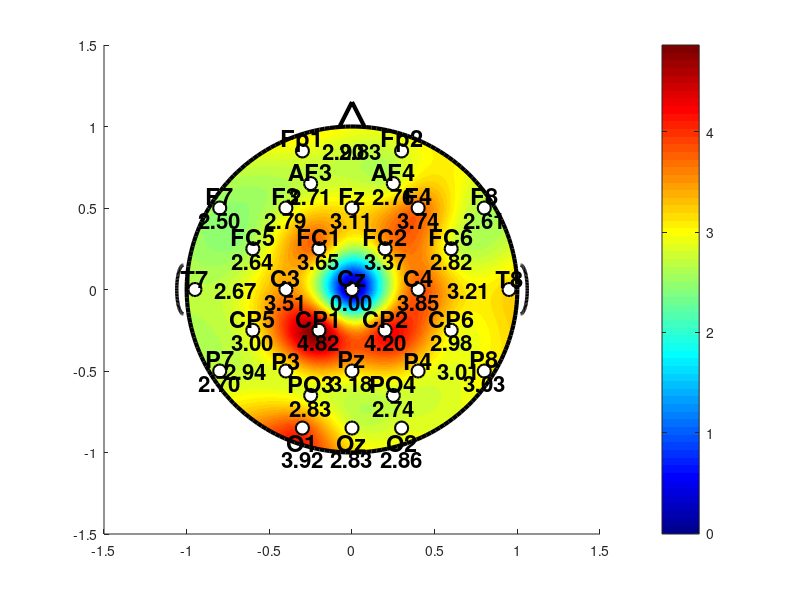

Recreate this plot in MATLAB. (Note: this script raises an error after producing the figure.)
% =========================================================================
% TÍTULO: Topoplot de Resistencias 
% DESCRIPCIÓN: Script para generar el mapa espacial de las 
%           resistencias medidas en los electrodos del fantoma.
% =========================================================================

clear; clc; close all;

%% 1. DATOS DE ELECTRODOS Y RESISTENCIAS
electrodos = {'Fp1', 'Fp2', 'AF3', 'AF4', 'F7', 'F3', 'Fz', 'F4', 'F8', ...
              'FC5', 'FC1', 'FC2', 'FC6', 'T7', 'C3', 'Cz', 'C4', 'T8', ...
              'CP5', 'CP1', 'CP2', 'CP6', 'P7', 'P3', 'Pz', 'P4', 'P8', ...
              'PO3', 'PO4', 'O1', 'Oz', 'O2'};
              
resistencias = [2.9, 2.83, 2.71, 2.76, 2.5, 2.79, 3.11, 3.74, 2.61, ...
                2.64, 3.65, 3.37, 2.82, 2.67, 3.51, 0, 3.85, 3.21, ...
                3.0, 4.82, 4.20, 2.98, 2.7, 2.94, 3.18, 3.01, 3.03, ...
                2.83, 2.74, 3.92, 2.83, 2.86];

%% 2. COORDENADAS (Aproximación proyectada en un círculo de radio 1)
X = [-0.3, 0.3, -0.25, 0.25, -0.8, -0.4, 0, 0.4, 0.8, ...
     -0.6, -0.2, 0.2, 0.6, -0.95, -0.4, 0, 0.4, 0.95, ...
     -0.6, -0.2, 0.2, 0.6, -0.8, -0.4, 0, 0.4, 0.8, ...
     -0.25, 0.25, -0.3, 0, 0.3];

Y = [ 0.85, 0.85, 0.65, 0.65, 0.5, 0.5, 0.5, 0.5, 0.5, ...
      0.25, 0.25, 0.25, 0.25, 0, 0, 0, 0, 0, ...
     -0.25,-0.25,-0.25,-0.25,-0.5,-0.5,-0.5,-0.5,-0.5, ...
     -0.65,-0.65,-0.85,-0.85,-0.85];

%% 3. CREAR MALLA PARA LA INTERPOLACIÓN
[Xq, Yq] = meshgrid(linspace(-1.1, 1.1, 400), linspace(-1.1, 1.1, 400));
Vq = griddata(X, Y, resistencias, Xq, Yq, 'v4');
mascara = (Xq.^2 + Yq.^2) > 1;
Vq(mascara) = NaN; 

%% 4. CREACIÓN Y CONFIGURACIÓN DE LA FIGURA
fig = figure('Name', 'Topoplot de Resistencias', 'Color', 'w', 'Position', [100, 100, 900, 850]);
hold on;

h = pcolor(Xq, Yq, Vq);
set(h, 'EdgeColor', 'none'); 
shading interp; 

theta = linspace(0, 2*pi, 200);
plot(cos(theta), sin(theta), 'k', 'LineWidth', 3.0);
plot([-0.08, 0, 0.08], [0.99, 1.15, 0.99], 'k', 'LineWidth', 3.0);

ear_theta = linspace(-pi/2, pi/2, 50);
ear_X = 0.04 * cos(ear_theta);
ear_Y = 0.15 * sin(ear_theta);
plot( 1.02 + ear_X, ear_Y, 'k', 'LineWidth', 2.5); 
plot(-1.02 - ear_X, ear_Y, 'k', 'LineWidth', 2.5); 

scatter(X, Y, 90, 'w', 'filled', 'MarkerEdgeColor', 'k', 'LineWidth', 1.5);

for i = 1:length(electrodos)
    ch_name = electrodos{i};
    fontSize_ch = 17.0; 
    fontSize_v  = 16.0; 
    
    if strcmp(ch_name, 'Fp1')
        text(X(i), Y(i) + 0.065, ch_name, 'FontSize', fontSize_ch, 'FontWeight', 'bold', 'Color', 'k', 'HorizontalAlignment', 'center', 'VerticalAlignment', 'middle');
        text(X(i) + 0.12, Y(i), sprintf('%.2f', resistencias(i)), 'FontSize', fontSize_v, 'FontWeight', 'bold', 'Color', 'k', 'HorizontalAlignment', 'left', 'VerticalAlignment', 'middle');
        
    elseif strcmp(ch_name, 'Fp2')
        text(X(i), Y(i) + 0.065, ch_name, 'FontSize', fontSize_ch, 'FontWeight', 'bold', 'Color', 'k', 'HorizontalAlignment', 'center', 'VerticalAlignment', 'middle');
        text(X(i) - 0.12, Y(i), sprintf('%.2f', resistencias(i)), 'FontSize', fontSize_v, 'FontWeight', 'bold', 'Color', 'k', 'HorizontalAlignment', 'right', 'VerticalAlignment', 'middle');
        
    elseif strcmp(ch_name, 'P3')
        text(X(i), Y(i) + 0.065, ch_name, 'FontSize', fontSize_ch, 'FontWeight', 'bold', 'Color', 'k', 'HorizontalAlignment', 'center', 'VerticalAlignment', 'middle');
        text(X(i) - 0.12, Y(i), sprintf('%.2f', resistencias(i)), 'FontSize', fontSize_v, 'FontWeight', 'bold', 'Color', 'k', 'HorizontalAlignment', 'right', 'VerticalAlignment', 'middle');
        
    elseif strcmp(ch_name, 'P4')
        text(X(i), Y(i) + 0.065, ch_name, 'FontSize', fontSize_ch, 'FontWeight', 'bold', 'Color', 'k', 'HorizontalAlignment', 'center', 'VerticalAlignment', 'middle');
        text(X(i) + 0.12, Y(i), sprintf('%.2f', resistencias(i)), 'FontSize', fontSize_v, 'FontWeight', 'bold', 'Color', 'k', 'HorizontalAlignment', 'left', 'VerticalAlignment', 'middle');
        
    elseif strcmp(ch_name, 'T7')
        text(X(i), Y(i) + 0.065, ch_name, 'FontSize', fontSize_ch, 'FontWeight', 'bold', 'Color', 'k', 'HorizontalAlignment', 'center', 'VerticalAlignment', 'middle');
        text(X(i) + 0.12, Y(i), sprintf('%.2f', resistencias(i)), 'FontSize', fontSize_v, 'FontWeight', 'bold', 'Color', 'k', 'HorizontalAlignment', 'left', 'VerticalAlignment', 'middle');
        
    elseif strcmp(ch_name, 'T8')
        text(X(i), Y(i) + 0.065, ch_name, 'FontSize', fontSize_ch, 'FontWeight', 'bold', 'Color', 'k', 'HorizontalAlignment', 'center', 'VerticalAlignment', 'middle');
        text(X(i) - 0.12, Y(i), sprintf('%.2f', resistencias(i)), 'FontSize', fontSize_v, 'FontWeight', 'bold', 'Color', 'k', 'HorizontalAlignment', 'right', 'VerticalAlignment', 'middle');
        
    elseif ismember(ch_name, {'O1', 'Oz', 'O2'})
        text(X(i), Y(i) - 0.035, ch_name, 'FontSize', fontSize_ch, 'FontWeight', 'bold', 'Color', 'k', 'HorizontalAlignment', 'center', 'VerticalAlignment', 'top');
        text(X(i), Y(i) - 0.135, sprintf('%.2f', resistencias(i)), 'FontSize', fontSize_v, 'FontWeight', 'bold', 'Color', 'k', 'HorizontalAlignment', 'center', 'VerticalAlignment', 'top');
        
    else
        if abs(Y(i)) > 0.85 || abs(X(i)) > 0.85
            fontSize_ch = 15.0;
            fontSize_v  = 14.0;
            offset_y    = 0.07;
        else
            fontSize_ch = 17.0;
            fontSize_v  = 16.0;
            offset_y    = 0.075;
        end
        
        text(X(i), Y(i) + offset_y, ch_name, 'FontSize', fontSize_ch, 'FontWeight', 'bold', 'Color', 'k', 'HorizontalAlignment', 'center', 'VerticalAlignment', 'middle');
        text(X(i), Y(i) - offset_y, sprintf('%.2f', resistencias(i)), 'FontSize', fontSize_v, 'FontWeight', 'bold', 'Color', 'k', 'HorizontalAlignment', 'center', 'VerticalAlignment', 'middle');
    end
end

%% 5. CONFIGURACIÓN DE COLORES, BARRA Y ESTILO FINAL
colormap('jet'); 
cb = colorbar;
cb.FontSize = 14;
cb.FontWeight = 'bold';
cb.Position = [0.73, 0.15, 0.022, 0.70]; 
cb.Label.String = 'Resistencia (k\Omega)';
cb.Label.FontSize = 16;
cb.Label.FontWeight = 'bold';
caxis([0 5]); 

axis equal off;
title('Distribución de Resistencia en Electrodos', 'FontSize', 22, 'FontWeight', 'bold');

%% 6. EXPORTACIÓN AUTOMÁTICA EN ALTA CALIDAD (300 DPI)
exportgraphics(fig, 'topoplot_resistencias_eeg.png', 'Resolution', 300);
disp('Topoplot de resistencias generado y exportado exitosamente.');

hold off;
